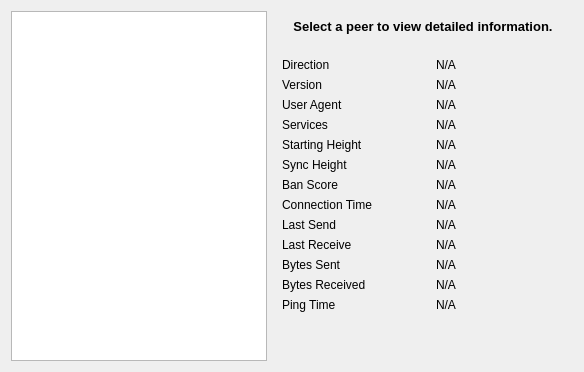
     <widget class="QWidget" name="tab_peers">
      <attribute name="title">
       <string>&amp;Peers</string>
      </attribute>
      <layout class="QGridLayout" name="gridLayout_2">
       <item row="0" column="0" rowspan="2">
        <widget class="QTableView" name="peerWidget">
         <property name="horizontalScrollBarPolicy">
          <enum>Qt::ScrollBarAsNeeded</enum>
         </property>
         <property name="sortingEnabled">
          <bool>true</bool>
         </property>
         <attribute name="horizontalHeaderHighlightSections">
          <bool>false</bool>
         </attribute>
        </widget>
       </item>
       <item row="0" column="1">
        <widget class="QLabel" name="peerHeading">
         <property name="sizePolicy">
          <sizepolicy hsizetype="Preferred" vsizetype="Minimum">
           <horstretch>0</horstretch>
           <verstretch>0</verstretch>
          </sizepolicy>
         </property>
         <property name="minimumSize">
          <size>
           <width>300</width>
           <height>32</height>
          </size>
         </property>
         <property name="font">
          <font>
           <pointsize>10</pointsize>
           <weight>75</weight>
           <bold>true</bold>
          </font>
         </property>
         <property name="cursor">
          <cursorShape>IBeamCursor</cursorShape>
         </property>
         <property name="text">
          <string>Select a peer to view detailed information.</string>
         </property>
         <property name="alignment">
          <set>Qt::AlignCenter</set>
         </property>
         <property name="wordWrap">
          <bool>true</bool>
         </property>
         <property name="textInteractionFlags">
          <set>Qt::LinksAccessibleByMouse|Qt::TextSelectableByKeyboard|Qt::TextSelectableByMouse</set>
         </property>
        </widget>
       </item>
       <item row="1" column="1">
        <widget class="QWidget" name="detailWidget" native="true">
         <property name="minimumSize">
          <size>
           <width>300</width>
           <height>0</height>
          </size>
         </property>
         <layout class="QGridLayout" name="gridLayout_3">
          <item row="0" column="0">
           <widget class="QLabel" name="label_23">
            <property name="text">
             <string>Direction</string>
            </property>
           </widget>
          </item>
          <item row="0" column="2">
           <widget class="QLabel" name="peerDirection">
            <property name="cursor">
             <cursorShape>IBeamCursor</cursorShape>
            </property>
            <property name="text">
             <string>N/A</string>
            </property>
            <property name="textFormat">
             <enum>Qt::PlainText</enum>
            </property>
            <property name="textInteractionFlags">
             <set>Qt::LinksAccessibleByMouse|Qt::TextSelectableByKeyboard|Qt::TextSelectableByMouse</set>
            </property>
           </widget>
          </item>
          <item row="1" column="0">
           <widget class="QLabel" name="label_21">
            <property name="text">
             <string>Version</string>
            </property>
           </widget>
          </item>
          <item row="1" column="2">
           <widget class="QLabel" name="peerVersion">
            <property name="cursor">
             <cursorShape>IBeamCursor</cursorShape>
            </property>
            <property name="text">
             <string>N/A</string>
            </property>
            <property name="textFormat">
             <enum>Qt::PlainText</enum>
            </property>
            <property name="textInteractionFlags">
             <set>Qt::LinksAccessibleByMouse|Qt::TextSelectableByKeyboard|Qt::TextSelectableByMouse</set>
            </property>
           </widget>
          </item>
          <item row="2" column="0">
           <widget class="QLabel" name="label_28">
            <property name="text">
             <string>User Agent</string>
            </property>
           </widget>
          </item>
          <item row="2" column="2">
           <widget class="QLabel" name="peerSubversion">
            <property name="cursor">
             <cursorShape>IBeamCursor</cursorShape>
            </property>
            <property name="text">
             <string>N/A</string>
            </property>
            <property name="textFormat">
             <enum>Qt::PlainText</enum>
            </property>
            <property name="textInteractionFlags">
             <set>Qt::LinksAccessibleByMouse|Qt::TextSelectableByKeyboard|Qt::TextSelectableByMouse</set>
            </property>
           </widget>
          </item>
          <item row="3" column="0">
           <widget class="QLabel" name="label_4">
            <property name="text">
             <string>Services</string>
            </property>
           </widget>
          </item>
          <item row="3" column="2">
           <widget class="QLabel" name="peerServices">
            <property name="cursor">
             <cursorShape>IBeamCursor</cursorShape>
            </property>
            <property name="text">
             <string>N/A</string>
            </property>
            <property name="textFormat">
             <enum>Qt::PlainText</enum>
            </property>
            <property name="textInteractionFlags">
             <set>Qt::LinksAccessibleByMouse|Qt::TextSelectableByKeyboard|Qt::TextSelectableByMouse</set>
            </property>
           </widget>
          </item>
          <item row="5" column="0">
           <widget class="QLabel" name="label_29">
            <property name="text">
             <string>Starting Height</string>
            </property>
           </widget>
          </item>
          <item row="5" column="2">
           <widget class="QLabel" name="peerHeight">
            <property name="cursor">
             <cursorShape>IBeamCursor</cursorShape>
            </property>
            <property name="text">
             <string>N/A</string>
            </property>
            <property name="textFormat">
             <enum>Qt::PlainText</enum>
            </property>
            <property name="textInteractionFlags">
             <set>Qt::LinksAccessibleByMouse|Qt::TextSelectableByKeyboard|Qt::TextSelectableByMouse</set>
            </property>
           </widget>
          </item>
          <item row="6" column="0">
           <widget class="QLabel" name="label_27">
            <property name="text">
             <string>Sync Height</string>
            </property>
           </widget>
          </item>
          <item row="6" column="2">
           <widget class="QLabel" name="peerSyncHeight">
            <property name="cursor">
             <cursorShape>IBeamCursor</cursorShape>
            </property>
            <property name="text">
             <string>N/A</string>
            </property>
            <property name="textFormat">
             <enum>Qt::PlainText</enum>
            </property>
            <property name="textInteractionFlags">
             <set>Qt::LinksAccessibleByMouse|Qt::TextSelectableByKeyboard|Qt::TextSelectableByMouse</set>
            </property>
           </widget>
          </item>
          <item row="7" column="0">
           <widget class="QLabel" name="label_24">
            <property name="text">
             <string>Ban Score</string>
            </property>
           </widget>
          </item>
          <item row="7" column="2">
           <widget class="QLabel" name="peerBanScore">
            <property name="cursor">
             <cursorShape>IBeamCursor</cursorShape>
            </property>
            <property name="text">
             <string>N/A</string>
            </property>
            <property name="textFormat">
             <enum>Qt::PlainText</enum>
            </property>
            <property name="textInteractionFlags">
             <set>Qt::LinksAccessibleByMouse|Qt::TextSelectableByKeyboard|Qt::TextSelectableByMouse</set>
            </property>
           </widget>
          </item>
          <item row="8" column="0">
           <widget class="QLabel" name="label_22">
            <property name="text">
             <string>Connection Time</string>
            </property>
           </widget>
          </item>
          <item row="8" column="2">
           <widget class="QLabel" name="peerConnTime">
            <property name="cursor">
             <cursorShape>IBeamCursor</cursorShape>
            </property>
            <property name="text">
             <string>N/A</string>
            </property>
            <property name="textFormat">
             <enum>Qt::PlainText</enum>
            </property>
            <property name="textInteractionFlags">
             <set>Qt::LinksAccessibleByMouse|Qt::TextSelectableByKeyboard|Qt::TextSelectableByMouse</set>
            </property>
           </widget>
          </item>
          <item row="9" column="0">
           <widget class="QLabel" name="label_15">
            <property name="text">
             <string>Last Send</string>
            </property>
           </widget>
          </item>
          <item row="9" column="2">
           <widget class="QLabel" name="peerLastSend">
            <property name="cursor">
             <cursorShape>IBeamCursor</cursorShape>
            </property>
            <property name="text">
             <string>N/A</string>
            </property>
            <property name="textFormat">
             <enum>Qt::PlainText</enum>
            </property>
            <property name="textInteractionFlags">
             <set>Qt::LinksAccessibleByMouse|Qt::TextSelectableByKeyboard|Qt::TextSelectableByMouse</set>
            </property>
           </widget>
          </item>
          <item row="10" column="0">
           <widget class="QLabel" name="label_19">
            <property name="text">
             <string>Last Receive</string>
            </property>
           </widget>
          </item>
          <item row="10" column="2">
           <widget class="QLabel" name="peerLastRecv">
            <property name="cursor">
             <cursorShape>IBeamCursor</cursorShape>
            </property>
            <property name="text">
             <string>N/A</string>
            </property>
            <property name="textFormat">
             <enum>Qt::PlainText</enum>
            </property>
            <property name="textInteractionFlags">
             <set>Qt::LinksAccessibleByMouse|Qt::TextSelectableByKeyboard|Qt::TextSelectableByMouse</set>
            </property>
           </widget>
          </item>
          <item row="11" column="0">
           <widget class="QLabel" name="label_18">
            <property name="text">
             <string>Bytes Sent</string>
            </property>
           </widget>
          </item>
          <item row="11" column="2">
           <widget class="QLabel" name="peerBytesSent">
            <property name="cursor">
             <cursorShape>IBeamCursor</cursorShape>
            </property>
            <property name="text">
             <string>N/A</string>
            </property>
            <property name="textFormat">
             <enum>Qt::PlainText</enum>
            </property>
            <property name="textInteractionFlags">
             <set>Qt::LinksAccessibleByMouse|Qt::TextSelectableByKeyboard|Qt::TextSelectableByMouse</set>
            </property>
           </widget>
          </item>
          <item row="12" column="0">
           <widget class="QLabel" name="label_20">
            <property name="text">
             <string>Bytes Received</string>
            </property>
           </widget>
          </item>
          <item row="12" column="2">
           <widget class="QLabel" name="peerBytesRecv">
            <property name="cursor">
             <cursorShape>IBeamCursor</cursorShape>
            </property>
            <property name="text">
             <string>N/A</string>
            </property>
            <property name="textFormat">
             <enum>Qt::PlainText</enum>
            </property>
            <property name="textInteractionFlags">
             <set>Qt::LinksAccessibleByMouse|Qt::TextSelectableByKeyboard|Qt::TextSelectableByMouse</set>
            </property>
           </widget>
          </item>
          <item row="13" column="0">
           <widget class="QLabel" name="label_26">
            <property name="text">
             <string>Ping Time</string>
            </property>
           </widget>
          </item>
          <item row="13" column="2">
           <widget class="QLabel" name="peerPingTime">
            <property name="cursor">
             <cursorShape>IBeamCursor</cursorShape>
            </property>
            <property name="text">
             <string>N/A</string>
            </property>
            <property name="textFormat">
             <enum>Qt::PlainText</enum>
            </property>
            <property name="textInteractionFlags">
             <set>Qt::LinksAccessibleByMouse|Qt::TextSelectableByKeyboard|Qt::TextSelectableByMouse</set>
            </property>
           </widget>
          </item>
          <item row="14" column="1">
           <spacer name="verticalSpacer_3">
            <property name="orientation">
             <enum>Qt::Vertical</enum>
            </property>
            <property name="sizeHint" stdset="0">
             <size>
              <width>20</width>
              <height>40</height>
             </size>
            </property>
           </spacer>
          </item>
         </layout>
        </widget>
       </item>
      </layout>
     </widget>
